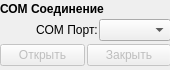
            <widget class="QWidget" name="COMWidget" native="true">
             <property name="sizePolicy">
              <sizepolicy hsizetype="Maximum" vsizetype="Preferred">
               <horstretch>0</horstretch>
               <verstretch>0</verstretch>
              </sizepolicy>
             </property>
             <property name="minimumSize">
              <size>
               <width>170</width>
               <height>70</height>
              </size>
             </property>
             <property name="maximumSize">
              <size>
               <width>170</width>
               <height>70</height>
              </size>
             </property>
             <widget class="QWidget" name="verticalLayoutWidget_2">
              <property name="geometry">
               <rect>
                <x>0</x>
                <y>0</y>
                <width>171</width>
                <height>71</height>
               </rect>
              </property>
              <layout class="QVBoxLayout" name="COMLayout">
               <property name="spacing">
                <number>1</number>
               </property>
               <item>
                <widget class="QLabel" name="label_11">
                 <property name="sizePolicy">
                  <sizepolicy hsizetype="Maximum" vsizetype="Maximum">
                   <horstretch>0</horstretch>
                   <verstretch>0</verstretch>
                  </sizepolicy>
                 </property>
                 <property name="font">
                  <font>
                   <weight>75</weight>
                   <bold>true</bold>
                  </font>
                 </property>
                 <property name="text">
                  <string>СОМ Соединение</string>
                 </property>
                </widget>
               </item>
               <item>
                <layout class="QHBoxLayout" name="horizontalLayout_6">
                 <item>
                  <spacer name="horizontalSpacer">
                   <property name="orientation">
                    <enum>Qt::Horizontal</enum>
                   </property>
                   <property name="sizeHint" stdset="0">
                    <size>
                     <width>40</width>
                     <height>20</height>
                    </size>
                   </property>
                  </spacer>
                 </item>
                 <item>
                  <widget class="QLabel" name="label">
                   <property name="sizePolicy">
                    <sizepolicy hsizetype="Maximum" vsizetype="Maximum">
                     <horstretch>0</horstretch>
                     <verstretch>0</verstretch>
                    </sizepolicy>
                   </property>
                   <property name="text">
                    <string>COM Порт:</string>
                   </property>
                  </widget>
                 </item>
                 <item>
                  <widget class="QComboBox" name="PortNameBox">
                   <property name="sizePolicy">
                    <sizepolicy hsizetype="Maximum" vsizetype="Fixed">
                     <horstretch>0</horstretch>
                     <verstretch>0</verstretch>
                    </sizepolicy>
                   </property>
                  </widget>
                 </item>
                </layout>
               </item>
               <item>
                <layout class="QHBoxLayout" name="horizontalLayout_7">
                 <property name="spacing">
                  <number>2</number>
                 </property>
                 <item>
                  <widget class="QPushButton" name="COMConnect">
                   <property name="enabled">
                    <bool>false</bool>
                   </property>
                   <property name="sizePolicy">
                    <sizepolicy hsizetype="Minimum" vsizetype="Maximum">
                     <horstretch>0</horstretch>
                     <verstretch>0</verstretch>
                    </sizepolicy>
                   </property>
                   <property name="text">
                    <string>Открыть</string>
                   </property>
                  </widget>
                 </item>
                 <item>
                  <widget class="QPushButton" name="COMDisconnect">
                   <property name="enabled">
                    <bool>false</bool>
                   </property>
                   <property name="sizePolicy">
                    <sizepolicy hsizetype="Minimum" vsizetype="Maximum">
                     <horstretch>0</horstretch>
                     <verstretch>0</verstretch>
                    </sizepolicy>
                   </property>
                   <property name="text">
                    <string>Закрыть</string>
                   </property>
                  </widget>
                 </item>
                </layout>
               </item>
              </layout>
             </widget>
            </widget>
